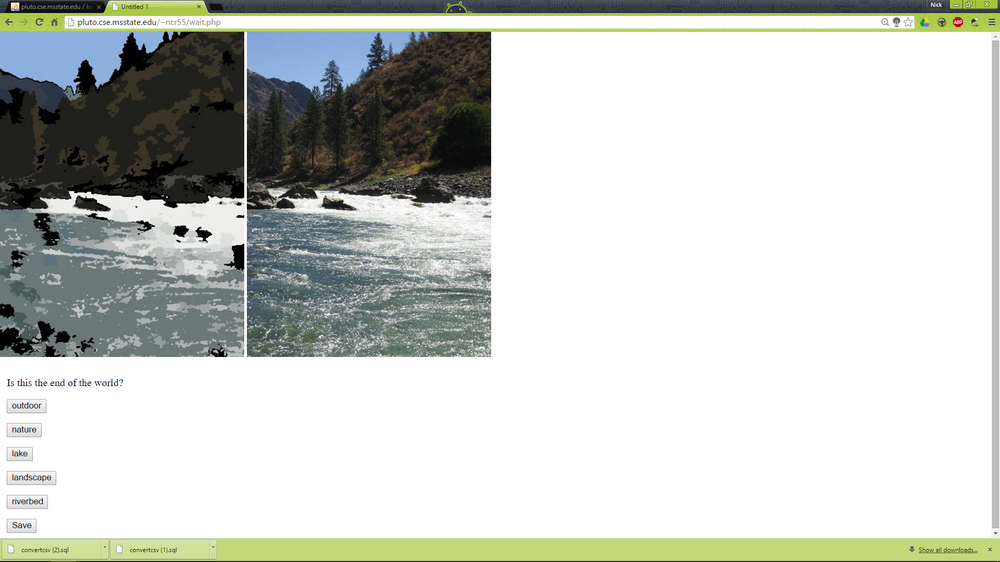
#> input picture guiexample.png, 1000 x 562 px, shrunk from 1920 x 1080 before the run
$ python -i clustering.py   (imports and definitions only)
#> lines starting #> are read from the running program, lines starting #| are printed output that depends on the picture; after the words box and inside, x2 and y2 are one past the last pixel; in counts of white or black regions, pixels touching at a corner belong together
import cv2
from matplotlib import pyplot as plt
from mpl_toolkits.mplot3d import Axes3D
import numpy as np
import skimage.io as io
import skimage.segmentation as seg
import skimage.color as skcol
import skimage.filters as filt
from skimage.util import img_as_float, img_as_ubyte
from scipy import ndimage as ndi
from scipy import stats
import sklearn.cluster as skcl
import sklearn.decomposition as decomp
from numpy import float64
from sklearn.preprocessing import normalize

__author__ = 'nrosetti94'

def kmeans(image):
    K = 5
    Z = image.reshape((-1,3))
    Z = np.float32(Z)
    criteria = (cv2.TERM_CRITERIA_EPS + cv2.TERM_CRITERIA_MAX_ITER, 100, 0.1)
    ret,label,center = cv2.kmeans(Z, K, None, criteria, 30, cv2.KMEANS_RANDOM_CENTERS)
    center = np.uint8(center)
    res = center[label.flatten()]
    res2 = res.reshape((image.shape))
    cv2.imshow('res2',res2)
    cv2.waitKey(0)

def slic(image):
    try:
        numSegments = int(image.shape[0]*image.shape[1]/312)
#> numSegments = 1801
        imageCopy = img_as_float(image)
        sobel = filt.sobel(skcol.rgb2gray(image))
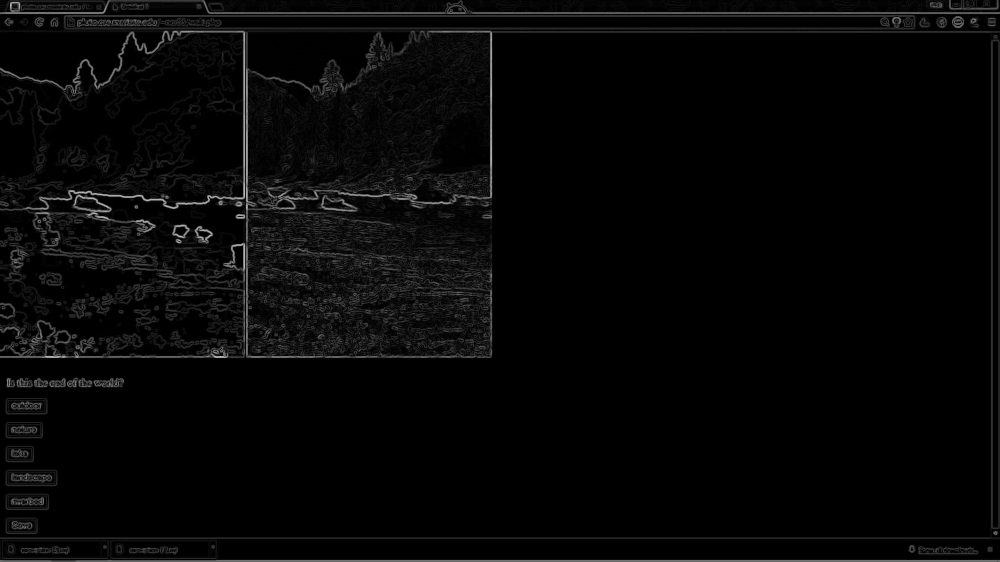
#> sobel: shape (562, 1000) float64; min 0, max 0.721, mean 0.027
        segments = seg.slic(imageCopy, numSegments, sigma=1, convert2lab=True, enforce_connectivity=False, slic_zero=False)
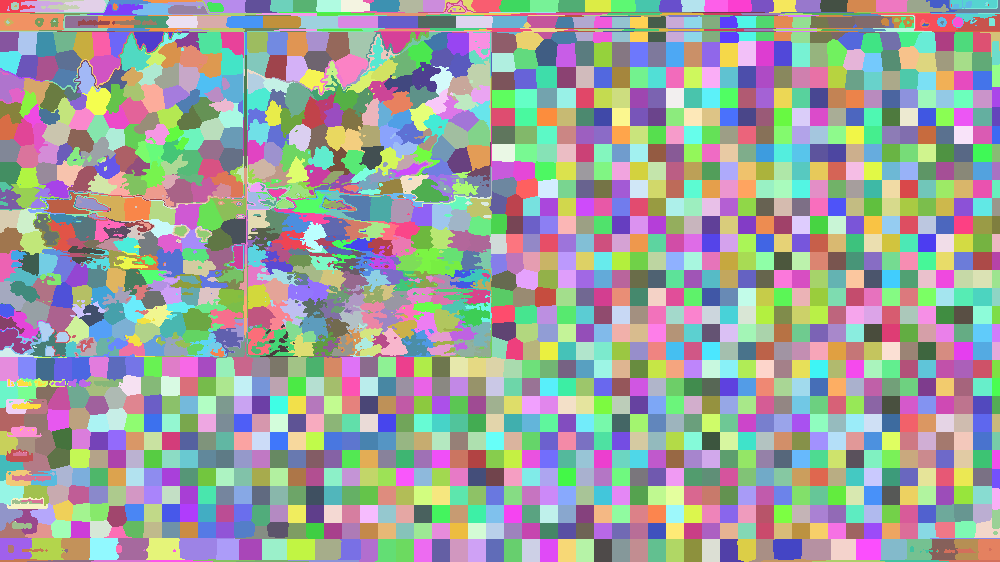
#> segments: shape (562, 1000) int64; 1736 distinct labels, from 1 to 1736; one colour per label, 0 black

        medianTuples = []
        edgeResponse = []
        for i in range(numSegments):
            if imageCopy[segments == i].shape[0] > 0:
                medianTuples.append([np.nanmedian(imageCopy[segments == i][:,0]), np.nanmedian(imageCopy[segments == i][:,1]), np.nanmedian(imageCopy[segments == i][:,2])])
                edgeResponse.append(np.nanmean(sobel[segments == i]))
#> after the loop, edgeResponse = 1736 values, max 0.665 at index 475, min 0 at index 197, mean 0.041; medianTuples = 1736 items, first 6: [0.653, 0.706, 0.657], [0.192, 0.212, 0.263], [0.0784, 0.0765, 0.0784], [0.218, 0.227, 0.233], [0.0824, 0.0824, 0.0902], [0.0824, 0.0902, 0.0706]
        medianTuples = np.array(medianTuples)
#> medianTuples = 1736 rows, first 8: [0.653, 0.706, 0.657], [0.192, 0.212, 0.263], [0.0784, 0.0765, 0.0784], [0.218, 0.227, 0.233], [0.0824, 0.0824, 0.0902], [0.0824, 0.0902, 0.0706], [0.731, 0.827, 0.525], [0.659, 0.782, 0.271]
        edgeResponse = np.array(edgeResponse)
        cv2.normalize(medianTuples, medianTuples, 0, 255, cv2.NORM_MINMAX)
        cv2.normalize(edgeResponse, edgeResponse, 0, 25, cv2.NORM_MINMAX)
        medianTuples = medianTuples.tolist()
#> medianTuples = 1736 items, first 6: [166.5, 180, 167.5], [49, 54, 67], [20, 19.5, 20], [55.5, 58, 59.5], [21, 21, 23], [21, 23, 18]
        for i in range(len(medianTuples)):
            medianTuples[i].append(edgeResponse[i])

        db = skcl.DBSCAN(eps = 6, min_samples=4).fit(medianTuples)
        core_samples_mask = np.zeros_like(db.labels_, dtype=bool)
        core_samples_mask[db.core_sample_indices_] = True
        labels = db.labels_
#> labels = 1736 values, max 19 at index 1692, min -1 at index 3, mean 5.77
        # Number of clusters in labels, ignoring noise if present.
        n_clusters_ = len(set(labels)) - (1 if -1 in labels else 0)
#> n_clusters_ = 20

        #create list of segments for each label
        labelledSegments = []
        for i in range(n_clusters_):
            segment = np.zeros(segments.shape, dtype=bool)
            for j in range(labels.shape[0]):
                if labels[j] == i:
                    segment[segments == j] = True
            labelledSegments.append(segment)
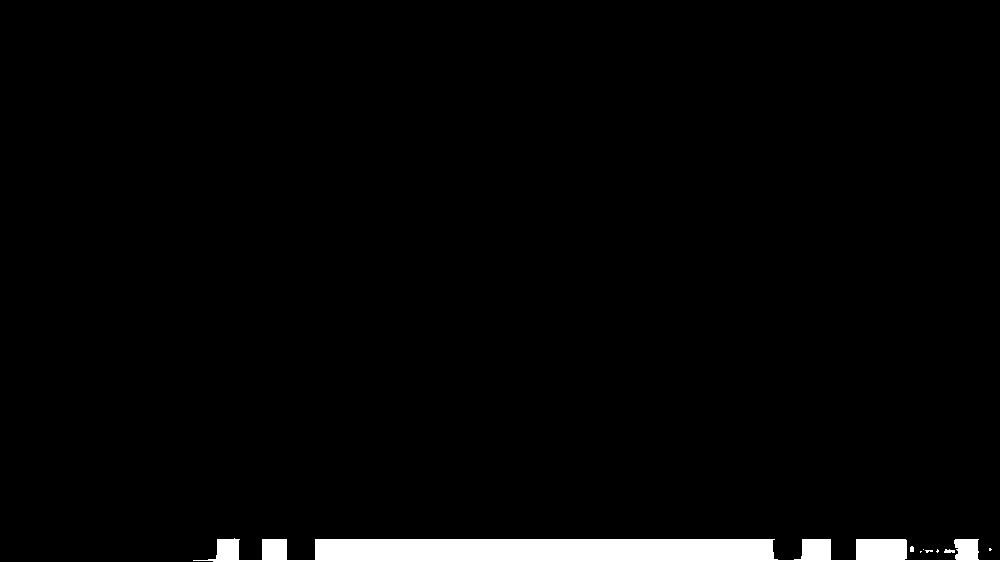
#> segment: shape (562, 1000) bool; 2.6% white; 8 white regions (5 under 20 px), largest, box (x1, y1, x2, y2) and area: (193, 538, 1000, 562) 14390, (944, 549, 955, 553) 34, (910, 546, 914, 552) 22
#> after the loop, labelledSegments = 20 items

        colorList = []
        for i in range(n_clusters_):
            col = (np.nanmean(imageCopy[labelledSegments[i]][:,0]), np.nanmean(imageCopy[labelledSegments[i]][:,1]), np.nanmean(imageCopy[labelledSegments[i]][:,2]))
            imageCopy[labelledSegments[i]] = col
            colorList.append(col)
#> this loop made 20 passes
#> col on passes 1 to 12: (0.683, 0.709, 0.705), (0.158, 0.155, 0.132), (0.797, 0.836, 0.678), (0.81, 0.85, 0.648), (0.228, 0.26, 0.283), (0.233, 0.272, 0.304), (0.994, 0.995, 0.993), (0.713, 0.803, 0.438), (0.753, 0.767, 0.761), (0.547, 0.671, 0.841), (0.397, 0.418, 0.423), (0.254, 0.246, 0.222)
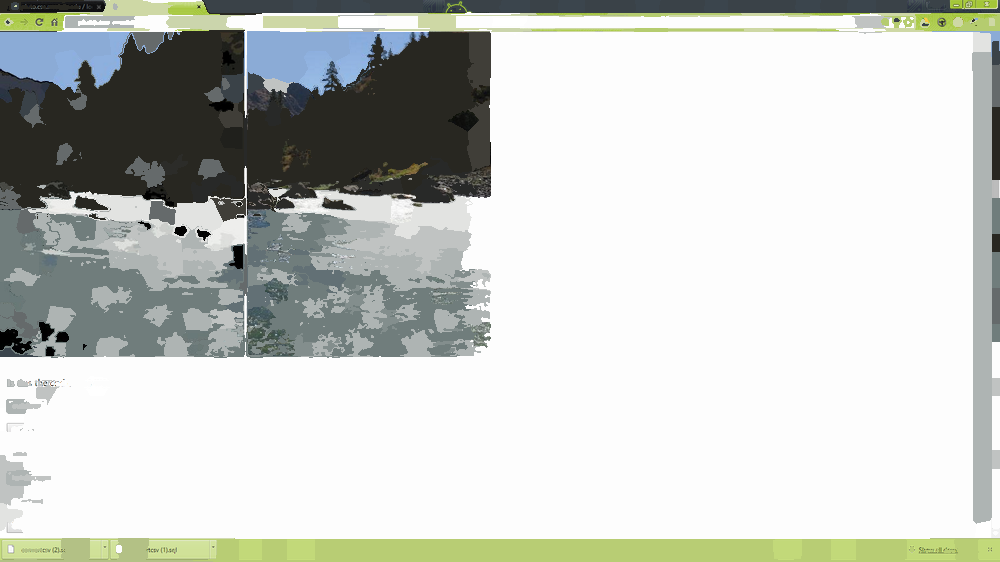
#> imageCopy: shape (562, 1000, 3) float64; mean R, G, B 0.786, 0.8, 0.781
#> after the loop, colorList = 20 items, first 6: (0.683, 0.709, 0.705), (0.158, 0.155, 0.132), (0.797, 0.836, 0.678), (0.81, 0.85, 0.648), (0.228, 0.26, 0.283), (0.233, 0.272, 0.304)

        col = []
        for i in range(numSegments):
            try:
                if(labels[i] == -1):
                    imageCopy[segments == i] = (0, 0, 0)
            except:
                continue
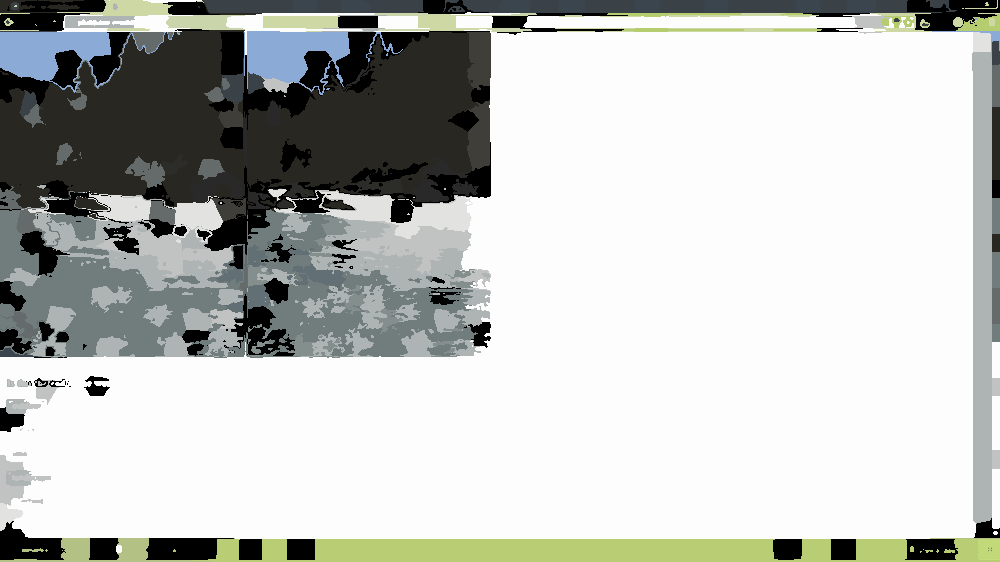
#> imageCopy: shape (562, 1000, 3) float64; mean R, G, B 0.75, 0.761, 0.747


        #imageCopy = seg.mark_boundaries(imageCopy, segments)

        colorList.append((0,0,0))
        # [4 lines of commented-out code are left out]

        return imageCopy, [labelledSegments, labels, n_clusters_]

    except:
        return image

>>> import cv2
>>> picture = cv2.cvtColor(cv2.imread('guiexample.png'), cv2.COLOR_BGR2RGB)
>>> result = slic(picture)
